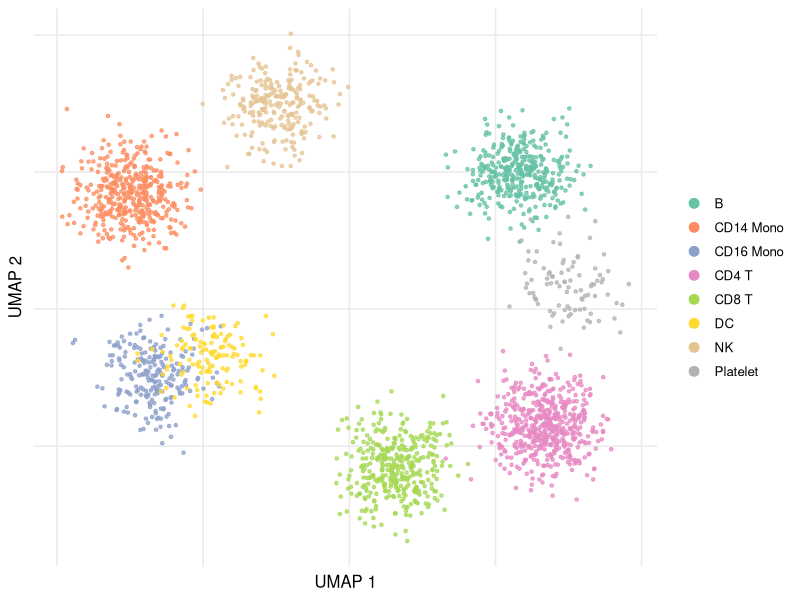

Reproduce this figure in R.
## ---- chunk 1
#| label: landing-umap
#| fig-width: 8
#| fig-height: 5
#| fig-cap: "A clustered UMAP of single-cell RNA-seq data — colored by cell type. Producing a figure like this is the goal of Lectures 02–04."

library(ggplot2)
library(dplyr)
library(tibble)
library(purrr)

set.seed(2026)

celltypes <- c("CD14 Mono", "CD16 Mono", "B", "CD4 T", "CD8 T", "NK", "DC", "Platelet")
centers <- tibble(
  ct = celltypes,
  cx = c(-4.5, -4.0, 3.5, 4.0,  1.0, -1.5, -3.0, 4.5),
  cy = c( 2.5, -1.5, 3.0, -2.5, -3.5, 4.5,  -1.0, 0.5)
)
n_per <- c(420, 220, 380, 520, 360, 240, 140, 90)

cells <- map2_dfr(centers$ct, n_per, function(ct, n) {
  c <- centers |> filter(ct == !!ct)
  tibble(
    ct = ct,
    u1 = c$cx + rnorm(n, 0, 0.55),
    u2 = c$cy + rnorm(n, 0, 0.55)
  )
})

ggplot(cells, aes(u1, u2, color = ct)) +
  geom_point(alpha = 0.75, size = 0.9) +
  scale_color_brewer(palette = "Set2", name = NULL) +
  labs(x = "UMAP 1", y = "UMAP 2") +
  guides(color = guide_legend(override.aes = list(size = 3, alpha = 1))) +
  theme_minimal(base_size = 12) +
  theme(
    panel.grid.minor = element_blank(),
    panel.grid.major = element_line(color = "grey92"),
    axis.text = element_blank(),
    axis.ticks = element_blank(),
    legend.position = "right"
  )
